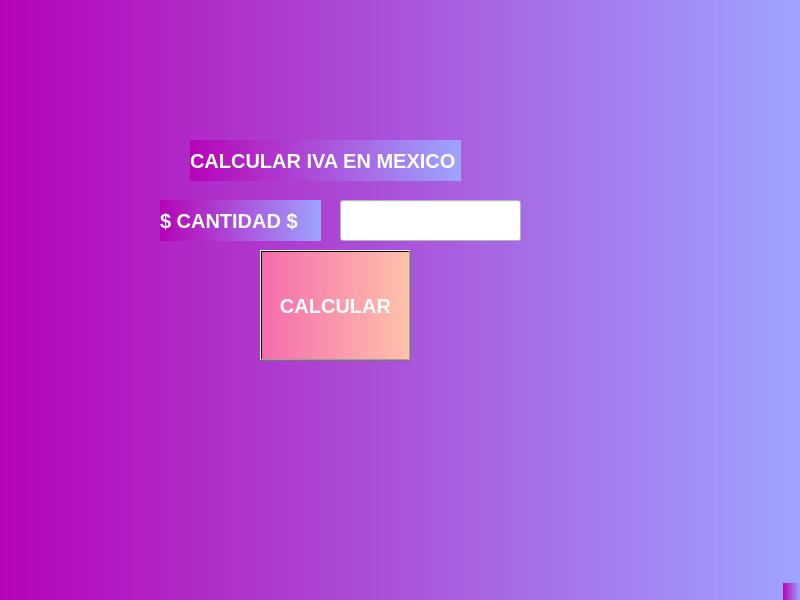
<?xml version="1.0" encoding="UTF-8"?>
<ui version="4.0">
 <class>MainWindow</class>
 <widget class="QMainWindow" name="MainWindow">
  <property name="geometry">
   <rect>
    <x>0</x>
    <y>0</y>
    <width>800</width>
    <height>600</height>
   </rect>
  </property>
  <property name="windowTitle">
   <string>MainWindow</string>
  </property>
  <property name="styleSheet">
   <string notr="true">background-color: qlineargradient(spread:repeat, x1:0, y1:0, x2:1, y2:0, stop:0 rgba(182, 3, 183, 255), stop:1 rgba(158, 164, 255, 255));</string>
  </property>
  <widget class="QWidget" name="centralwidget">
   <widget class="QLabel" name="label">
    <property name="geometry">
     <rect>
      <x>160</x>
      <y>200</y>
      <width>161</width>
      <height>41</height>
     </rect>
    </property>
    <property name="font">
     <font>
      <pointsize>15</pointsize>
      <weight>75</weight>
      <italic>false</italic>
      <bold>true</bold>
      <underline>false</underline>
      <strikeout>false</strikeout>
     </font>
    </property>
    <property name="styleSheet">
     <string notr="true">color: rgb(255, 255, 255);</string>
    </property>
    <property name="text">
     <string>$ CANTIDAD $</string>
    </property>
   </widget>
   <widget class="QLineEdit" name="A">
    <property name="geometry">
     <rect>
      <x>340</x>
      <y>200</y>
      <width>181</width>
      <height>41</height>
     </rect>
    </property>
    <property name="styleSheet">
     <string notr="true">background-color: rgb(255, 255, 255);</string>
    </property>
   </widget>
   <widget class="QLabel" name="label_2">
    <property name="geometry">
     <rect>
      <x>190</x>
      <y>140</y>
      <width>271</width>
      <height>41</height>
     </rect>
    </property>
    <property name="font">
     <font>
      <pointsize>15</pointsize>
      <weight>75</weight>
      <italic>false</italic>
      <bold>true</bold>
      <underline>false</underline>
      <strikeout>false</strikeout>
     </font>
    </property>
    <property name="styleSheet">
     <string notr="true">color: rgb(255, 255, 255);</string>
    </property>
    <property name="text">
     <string>CALCULAR IVA EN MEXICO</string>
    </property>
   </widget>
   <widget class="QPushButton" name="btn_iva">
    <property name="geometry">
     <rect>
      <x>260</x>
      <y>250</y>
      <width>151</width>
      <height>111</height>
     </rect>
    </property>
    <property name="font">
     <font>
      <pointsize>15</pointsize>
      <weight>75</weight>
      <bold>true</bold>
     </font>
    </property>
    <property name="styleSheet">
     <string notr="true">color: rgb(255, 255, 255);
background-color: qlineargradient(spread:pad, x1:0, y1:0, x2:1, y2:0, stop:0 rgba(246, 108, 173, 255), stop:1 rgba(255, 194, 171, 255));</string>
    </property>
    <property name="text">
     <string>CALCULAR</string>
    </property>
   </widget>
  </widget>
  <widget class="QMenuBar" name="menubar">
   <property name="geometry">
    <rect>
     <x>0</x>
     <y>0</y>
     <width>800</width>
     <height>21</height>
    </rect>
   </property>
  </widget>
  <widget class="QStatusBar" name="statusbar"/>
 </widget>
 <resources/>
 <connections/>
</ui>
